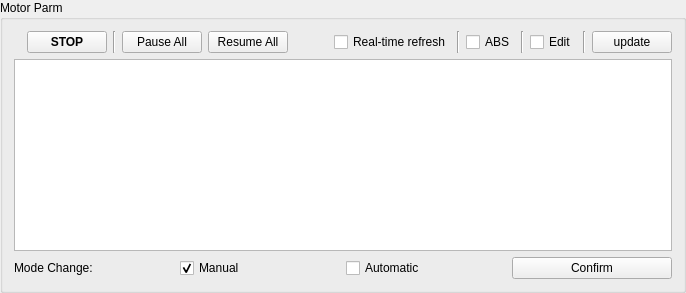
            <widget class="QGroupBox" name="groupBox">
             <property name="sizePolicy">
              <sizepolicy hsizetype="Expanding" vsizetype="Expanding">
               <horstretch>0</horstretch>
               <verstretch>0</verstretch>
              </sizepolicy>
             </property>
             <property name="title">
              <string>Motor Parm</string>
             </property>
             <layout class="QGridLayout" name="gridLayout_5">
              <item row="2" column="3">
               <widget class="QPushButton" name="btn_modeConfirm">
                <property name="text">
                 <string>Confirm</string>
                </property>
               </widget>
              </item>
              <item row="2" column="1">
               <widget class="QCheckBox" name="cb_modeManual">
                <property name="text">
                 <string>Manual</string>
                </property>
                <property name="checked">
                 <bool>true</bool>
                </property>
               </widget>
              </item>
              <item row="2" column="2">
               <widget class="QCheckBox" name="cb_modeAuto">
                <property name="text">
                 <string>Automatic</string>
                </property>
               </widget>
              </item>
              <item row="2" column="0">
               <widget class="QLabel" name="label_13">
                <property name="text">
                 <string>Mode Change:</string>
                </property>
               </widget>
              </item>
              <item row="1" column="0" colspan="4">
               <widget class="QTableWidget" name="tb_motor"/>
              </item>
              <item row="0" column="0" colspan="4">
               <layout class="QHBoxLayout" name="horizontalLayout">
                <item>
                 <widget class="QLabel" name="label_19">
                  <property name="text">
                   <string/>
                  </property>
                 </widget>
                </item>
                <item>
                 <widget class="QPushButton" name="btn_rapidStop">
                  <property name="font">
                   <font>
                    <family>Ubuntu</family>
                    <bold>true</bold>
                   </font>
                  </property>
                  <property name="text">
                   <string>STOP</string>
                  </property>
                  <property name="flat">
                   <bool>false</bool>
                  </property>
                 </widget>
                </item>
                <item>
                 <widget class="Line" name="line_7">
                  <property name="orientation">
                   <enum>Qt::Vertical</enum>
                  </property>
                 </widget>
                </item>
                <item>
                 <widget class="QPushButton" name="btn_movePause">
                  <property name="text">
                   <string>Pause All</string>
                  </property>
                 </widget>
                </item>
                <item>
                 <widget class="QPushButton" name="btn_moveResume">
                  <property name="text">
                   <string>Resume All</string>
                  </property>
                 </widget>
                </item>
                <item>
                 <spacer name="horizontalSpacer">
                  <property name="orientation">
                   <enum>Qt::Horizontal</enum>
                  </property>
                  <property name="sizeHint" stdset="0">
                   <size>
                    <width>40</width>
                    <height>20</height>
                   </size>
                  </property>
                 </spacer>
                </item>
                <item>
                 <widget class="QCheckBox" name="cb_motorRtRefrsh">
                  <property name="text">
                   <string>Real-time refresh</string>
                  </property>
                 </widget>
                </item>
                <item>
                 <widget class="Line" name="line_3">
                  <property name="orientation">
                   <enum>Qt::Vertical</enum>
                  </property>
                 </widget>
                </item>
                <item>
                 <widget class="QCheckBox" name="cb_motorPosABS">
                  <property name="text">
                   <string>ABS</string>
                  </property>
                 </widget>
                </item>
                <item>
                 <widget class="Line" name="line_4">
                  <property name="orientation">
                   <enum>Qt::Vertical</enum>
                  </property>
                 </widget>
                </item>
                <item>
                 <widget class="QCheckBox" name="cb_motorParmEdit">
                  <property name="text">
                   <string>Edit</string>
                  </property>
                 </widget>
                </item>
                <item>
                 <widget class="Line" name="line_6">
                  <property name="orientation">
                   <enum>Qt::Vertical</enum>
                  </property>
                 </widget>
                </item>
                <item>
                 <widget class="QPushButton" name="btn_motorParmUpdate">
                  <property name="text">
                   <string>update</string>
                  </property>
                 </widget>
                </item>
               </layout>
              </item>
             </layout>
            </widget>
